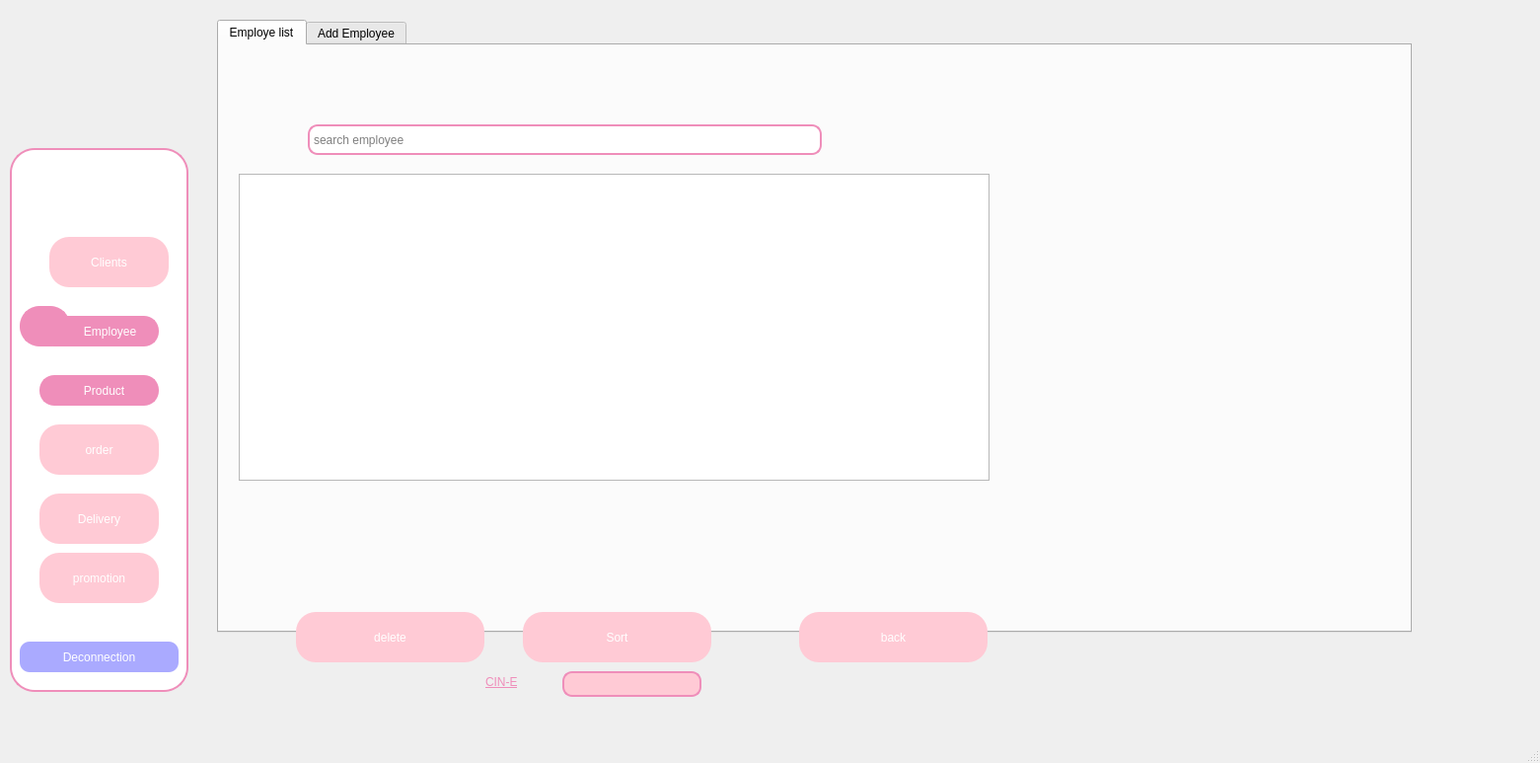
<?xml version="1.0" encoding="UTF-8"?>
<ui version="4.0">
 <class>pageemp</class>
 <widget class="QMainWindow" name="pageemp">
  <property name="geometry">
   <rect>
    <x>0</x>
    <y>0</y>
    <width>1561</width>
    <height>773</height>
   </rect>
  </property>
  <property name="windowTitle">
   <string>MainWindow</string>
  </property>
  <widget class="QWidget" name="centralwidget">
   <widget class="QFrame" name="frame">
    <property name="geometry">
     <rect>
      <x>10</x>
      <y>150</y>
      <width>181</width>
      <height>551</height>
     </rect>
    </property>
    <property name="styleSheet">
     <string notr="true">QFrame {
    background-color: white;
    width: 10px;
    border: 2px solid #EF8EBA;
    border-radius: 25px;
}</string>
    </property>
    <property name="frameShape">
     <enum>QFrame::NoFrame</enum>
    </property>
    <widget class="QLabel" name="label_2">
     <property name="geometry">
      <rect>
       <x>30</x>
       <y>170</y>
       <width>121</width>
       <height>31</height>
      </rect>
     </property>
     <property name="styleSheet">
      <string notr="true">QFrame {
	background-color: #EF8EBA;
    width: 10px;
    border: 2px solid #EF8EBA;
    border-radius: 15px;
}
QLabel{
	color: rgb(255, 255, 255);
}</string>
     </property>
     <property name="text">
      <string>            Employee</string>
     </property>
    </widget>
    <widget class="QLabel" name="label">
     <property name="geometry">
      <rect>
       <x>10</x>
       <y>160</y>
       <width>51</width>
       <height>41</height>
      </rect>
     </property>
     <property name="styleSheet">
      <string notr="true">QLabel{
border-color:  rgb(239, 142, 186);
border-radius:20px;
background-color: rgb(239, 142, 186);
}
</string>
     </property>
     <property name="text">
      <string/>
     </property>
     <property name="pixmap">
      <pixmap>../../Downloads/WhatsApp_Image_2024-11-10_à_18.51.31_1cb58230-removebg-preview.png</pixmap>
     </property>
     <property name="scaledContents">
      <bool>true</bool>
     </property>
    </widget>
    <widget class="QLabel" name="label_4">
     <property name="geometry">
      <rect>
       <x>30</x>
       <y>230</y>
       <width>121</width>
       <height>31</height>
      </rect>
     </property>
     <property name="styleSheet">
      <string notr="true">QFrame {
	background-color: #EF8EBA;
    width: 10px;
    border: 2px solid #EF8EBA;
    border-radius: 15px;
}
QLabel{
	color: rgb(255, 255, 255);
}</string>
     </property>
     <property name="text">
      <string>            Product</string>
     </property>
    </widget>
    <widget class="QLabel" name="label_5">
     <property name="geometry">
      <rect>
       <x>30</x>
       <y>290</y>
       <width>121</width>
       <height>31</height>
      </rect>
     </property>
     <property name="styleSheet">
      <string notr="true">QFrame {
	background-color: #EF8EBA;
    width: 10px;
    border: 2px solid #EF8EBA;
    border-radius: 15px;
}
QLabel{
	color: rgb(255, 255, 255);
}</string>
     </property>
     <property name="text">
      <string>            Orders</string>
     </property>
    </widget>
    <widget class="QLabel" name="label_7">
     <property name="geometry">
      <rect>
       <x>30</x>
       <y>420</y>
       <width>121</width>
       <height>31</height>
      </rect>
     </property>
     <property name="styleSheet">
      <string notr="true">QFrame {
	background-color: #EF8EBA;
    width: 10px;
    border: 2px solid #EF8EBA;
    border-radius: 15px;
}
QLabel{
	color: rgb(255, 255, 255);
}</string>
     </property>
     <property name="text">
      <string>            Promotion</string>
     </property>
    </widget>
    <widget class="QPushButton" name="pushButton_2">
     <property name="geometry">
      <rect>
       <x>10</x>
       <y>500</y>
       <width>161</width>
       <height>31</height>
      </rect>
     </property>
     <property name="styleSheet">
      <string notr="true">QPushButton {
	background-color: rgb(170, 170, 255);
    color: white; /* Texte blanc */
    border-radius:10px  ; /* Coins arrondis */
	border-color: rgb(239, 142, 186);
    padding: 8px;
}</string>
     </property>
     <property name="text">
      <string>Deconnection</string>
     </property>
    </widget>
    <widget class="QPushButton" name="client1">
     <property name="geometry">
      <rect>
       <x>40</x>
       <y>90</y>
       <width>121</width>
       <height>51</height>
      </rect>
     </property>
     <property name="styleSheet">
      <string notr="true">QPushButton {
	background-color: rgb(255, 202, 213);
    color: white; /* Texte blanc */
    border-radius:20px  ; /* Coins arrondis */
	border-color: rgb(239, 142, 186);
    padding: 8px;
}</string>
     </property>
     <property name="text">
      <string>Clients</string>
     </property>
    </widget>
    <widget class="QPushButton" name="livr">
     <property name="geometry">
      <rect>
       <x>30</x>
       <y>350</y>
       <width>121</width>
       <height>51</height>
      </rect>
     </property>
     <property name="styleSheet">
      <string notr="true">QPushButton {
	background-color: rgb(255, 202, 213);
    color: white; /* Texte blanc */
    border-radius:20px  ; /* Coins arrondis */
	border-color: rgb(239, 142, 186);
    padding: 8px;
}</string>
     </property>
     <property name="text">
      <string>Delivery</string>
     </property>
    </widget>
    <widget class="QPushButton" name="ord">
     <property name="geometry">
      <rect>
       <x>30</x>
       <y>280</y>
       <width>121</width>
       <height>51</height>
      </rect>
     </property>
     <property name="styleSheet">
      <string notr="true">QPushButton {
	background-color: rgb(255, 202, 213);
    color: white; /* Texte blanc */
    border-radius:20px  ; /* Coins arrondis */
	border-color: rgb(239, 142, 186);
    padding: 8px;
}</string>
     </property>
     <property name="text">
      <string>order</string>
     </property>
    </widget>
    <widget class="QPushButton" name="prom">
     <property name="geometry">
      <rect>
       <x>30</x>
       <y>410</y>
       <width>121</width>
       <height>51</height>
      </rect>
     </property>
     <property name="styleSheet">
      <string notr="true">QPushButton {
	background-color: rgb(255, 202, 213);
    color: white; /* Texte blanc */
    border-radius:20px  ; /* Coins arrondis */
	border-color: rgb(239, 142, 186);
    padding: 8px;
}</string>
     </property>
     <property name="text">
      <string>promotion</string>
     </property>
    </widget>
   </widget>
   <widget class="QTabWidget" name="tabWidget">
    <property name="geometry">
     <rect>
      <x>220</x>
      <y>20</y>
      <width>1211</width>
      <height>621</height>
     </rect>
    </property>
    <property name="currentIndex">
     <number>0</number>
    </property>
    <widget class="QWidget" name="tab">
     <attribute name="title">
      <string>Employe list</string>
     </attribute>
     <widget class="QTableView" name="tableView">
      <property name="geometry">
       <rect>
        <x>20</x>
        <y>130</y>
        <width>761</width>
        <height>311</height>
       </rect>
      </property>
      <property name="styleSheet">
       <string notr="true"/>
      </property>
     </widget>
     <widget class="QLineEdit" name="SEARCH">
      <property name="geometry">
       <rect>
        <x>90</x>
        <y>80</y>
        <width>521</width>
        <height>31</height>
       </rect>
      </property>
      <property name="styleSheet">
       <string notr="true">QLineEdit {
border: 2px solid #EF8EBA;
border-color: rgb(239, 142, 186);
    border-radius: 10px; /* Coins arrondis */
    padding: 2px;
	
	background-color: white;
}</string>
      </property>
      <property name="placeholderText">
       <string>search employee</string>
      </property>
     </widget>
    </widget>
    <widget class="QWidget" name="tab_2">
     <attribute name="title">
      <string>Add Employee</string>
     </attribute>
     <widget class="QFrame" name="frame_2">
      <property name="geometry">
       <rect>
        <x>40</x>
        <y>10</y>
        <width>591</width>
        <height>531</height>
       </rect>
      </property>
      <property name="styleSheet">
       <string notr="true">QFrame {
    background-color: white;
    width: 10px;
    border: 2px solid #EF8EBA;
    border-radius: 25px;
}</string>
      </property>
      <property name="frameShape">
       <enum>QFrame::NoFrame</enum>
      </property>
      <widget class="QLineEdit" name="lineEdit_2">
       <property name="geometry">
        <rect>
         <x>20</x>
         <y>50</y>
         <width>61</width>
         <height>20</height>
        </rect>
       </property>
       <property name="styleSheet">
        <string notr="true">QLineEdit{
	text-decoration: underline;
	color: #EF8EBA;
	font: 700 italic 10pt &quot;Segoe UI&quot;;
	;
}</string>
       </property>
       <property name="text">
        <string>CIN-E</string>
       </property>
       <property name="frame">
        <bool>false</bool>
       </property>
      </widget>
      <widget class="QLineEdit" name="lineEdit_3">
       <property name="geometry">
        <rect>
         <x>20</x>
         <y>90</y>
         <width>81</width>
         <height>20</height>
        </rect>
       </property>
       <property name="styleSheet">
        <string notr="true">QLineEdit{
	text-decoration: underline;
	color:#EF8EBA;
	font: 700 italic 10pt &quot;Segoe UI&quot;;
	;
}</string>
       </property>
       <property name="text">
        <string>Nom-E</string>
       </property>
       <property name="frame">
        <bool>false</bool>
       </property>
      </widget>
      <widget class="QLineEdit" name="lineEdit_4">
       <property name="geometry">
        <rect>
         <x>20</x>
         <y>130</y>
         <width>81</width>
         <height>20</height>
        </rect>
       </property>
       <property name="styleSheet">
        <string notr="true">QLineEdit{
	text-decoration: underline;
	color:#EF8EBA;
	font: 700 italic 10pt &quot;Segoe UI&quot;;
	;
}</string>
       </property>
       <property name="text">
        <string>Prenom-E</string>
       </property>
       <property name="frame">
        <bool>false</bool>
       </property>
      </widget>
      <widget class="QLineEdit" name="lineEdit_5">
       <property name="geometry">
        <rect>
         <x>20</x>
         <y>170</y>
         <width>71</width>
         <height>20</height>
        </rect>
       </property>
       <property name="styleSheet">
        <string notr="true">QLineEdit{
	text-decoration: underline;
	color:#EF8EBA;
	font: 700 italic 10pt &quot;Segoe UI&quot;;
	;
}</string>
       </property>
       <property name="text">
        <string>Mail-E</string>
       </property>
       <property name="frame">
        <bool>false</bool>
       </property>
      </widget>
      <widget class="QLineEdit" name="lineEdit_6">
       <property name="geometry">
        <rect>
         <x>10</x>
         <y>210</y>
         <width>121</width>
         <height>20</height>
        </rect>
       </property>
       <property name="styleSheet">
        <string notr="true">QLineEdit{
	text-decoration: underline;
	color: #EF8EBA;
	font: 700 italic 10pt &quot;Segoe UI&quot;;
	;
}</string>
       </property>
       <property name="text">
        <string>  Numero-Tel-E</string>
       </property>
       <property name="frame">
        <bool>false</bool>
       </property>
      </widget>
      <widget class="QLineEdit" name="lineEdit_7">
       <property name="geometry">
        <rect>
         <x>20</x>
         <y>250</y>
         <width>131</width>
         <height>20</height>
        </rect>
       </property>
       <property name="styleSheet">
        <string notr="true">QLineEdit{
	text-decoration: underline;
	color: #EF8EBA;
	font: 700 italic 10pt &quot;Segoe UI&quot;;
	;
}</string>
       </property>
       <property name="text">
        <string>Adresse-E</string>
       </property>
       <property name="frame">
        <bool>false</bool>
       </property>
      </widget>
      <widget class="QLineEdit" name="lineEdit_8">
       <property name="geometry">
        <rect>
         <x>140</x>
         <y>50</y>
         <width>231</width>
         <height>26</height>
        </rect>
       </property>
       <property name="styleSheet">
        <string notr="true">QLineEdit {
	background-color: rgb(255, 202, 213);
    border: 2px solid #EF8EBA; /* Bordure rose */
    border-radius: 10px; /* Coins arrondis */
    padding: 2px;
}</string>
       </property>
      </widget>
      <widget class="QLineEdit" name="lineEdit_9">
       <property name="geometry">
        <rect>
         <x>140</x>
         <y>90</y>
         <width>231</width>
         <height>26</height>
        </rect>
       </property>
       <property name="styleSheet">
        <string notr="true">QLineEdit {
	background-color: rgb(255, 202, 213);
    border: 2px solid #EF8EBA; /* Bordure rose */
    border-radius: 10px; /* Coins arrondis */
    padding: 2px;
}</string>
       </property>
      </widget>
      <widget class="QLineEdit" name="lineEdit_10">
       <property name="geometry">
        <rect>
         <x>140</x>
         <y>130</y>
         <width>231</width>
         <height>26</height>
        </rect>
       </property>
       <property name="styleSheet">
        <string notr="true">QLineEdit {
	background-color: rgb(255, 202, 213);
    border: 2px solid #EF8EBA; /* Bordure rose */
    border-radius: 10px; /* Coins arrondis */
    padding: 2px;
}</string>
       </property>
      </widget>
      <widget class="QLineEdit" name="lineEdit_11">
       <property name="geometry">
        <rect>
         <x>140</x>
         <y>170</y>
         <width>231</width>
         <height>26</height>
        </rect>
       </property>
       <property name="styleSheet">
        <string notr="true">QLineEdit {
	background-color: rgb(255, 202, 213);
    border: 2px solid #EF8EBA; /* Bordure rose */
    border-radius: 10px; /* Coins arrondis */
    padding: 2px;
}</string>
       </property>
      </widget>
      <widget class="QLineEdit" name="lineEdit_12">
       <property name="geometry">
        <rect>
         <x>140</x>
         <y>210</y>
         <width>231</width>
         <height>26</height>
        </rect>
       </property>
       <property name="styleSheet">
        <string notr="true">QLineEdit {
	background-color: rgb(255, 202, 213);
    border: 2px solid #EF8EBA; /* Bordure rose */
    border-radius: 10px; /* Coins arrondis */
    padding: 2px;
}</string>
       </property>
      </widget>
      <widget class="QLineEdit" name="lineEdit_13">
       <property name="geometry">
        <rect>
         <x>140</x>
         <y>250</y>
         <width>231</width>
         <height>26</height>
        </rect>
       </property>
       <property name="styleSheet">
        <string notr="true">QLineEdit {
	background-color: rgb(255, 202, 213);
    border: 2px solid #EF8EBA; /* Bordure rose */
    border-radius: 10px; /* Coins arrondis */
    padding: 2px;
}</string>
       </property>
      </widget>
      <widget class="QLineEdit" name="lineEdit_14">
       <property name="geometry">
        <rect>
         <x>200</x>
         <y>10</y>
         <width>141</width>
         <height>31</height>
        </rect>
       </property>
       <property name="styleSheet">
        <string notr="true">QLineEdit{
	text-decoration: underline;
	color: #EF8EBA;
	font: 700 italic 15pt &quot;Segoe UI&quot;;
	;
}</string>
       </property>
       <property name="text">
        <string>   EMPLOYEES</string>
       </property>
       <property name="frame">
        <bool>false</bool>
       </property>
      </widget>
      <widget class="QLineEdit" name="lineEdit_15">
       <property name="geometry">
        <rect>
         <x>20</x>
         <y>290</y>
         <width>131</width>
         <height>20</height>
        </rect>
       </property>
       <property name="styleSheet">
        <string notr="true">QLineEdit{
	text-decoration: underline;
	color: #EF8EBA;
	font: 700 italic 10pt &quot;Segoe UI&quot;;
	;
}</string>
       </property>
       <property name="text">
        <string>Sexe</string>
       </property>
       <property name="frame">
        <bool>false</bool>
       </property>
      </widget>
      <widget class="QLineEdit" name="lineEdit_17">
       <property name="geometry">
        <rect>
         <x>140</x>
         <y>330</y>
         <width>231</width>
         <height>26</height>
        </rect>
       </property>
       <property name="styleSheet">
        <string notr="true">QLineEdit {
	background-color: rgb(255, 202, 213);
    border: 2px solid #EF8EBA; /* Bordure rose */
    border-radius: 10px; /* Coins arrondis */
    padding: 2px;
}</string>
       </property>
      </widget>
      <widget class="QLineEdit" name="lineEdit_18">
       <property name="geometry">
        <rect>
         <x>20</x>
         <y>330</y>
         <width>101</width>
         <height>20</height>
        </rect>
       </property>
       <property name="styleSheet">
        <string notr="true">QLineEdit{
	text-decoration: underline;
	color: #EF8EBA;
	font: 700 italic 10pt &quot;Segoe UI&quot;;
	;
}</string>
       </property>
       <property name="text">
        <string>Salaire</string>
       </property>
       <property name="frame">
        <bool>false</bool>
       </property>
      </widget>
      <widget class="QLineEdit" name="lineEdit_19">
       <property name="geometry">
        <rect>
         <x>20</x>
         <y>370</y>
         <width>101</width>
         <height>20</height>
        </rect>
       </property>
       <property name="styleSheet">
        <string notr="true">QLineEdit{
	text-decoration: underline;
	color: #EF8EBA;
	font: 700 italic 10pt &quot;Segoe UI&quot;;
	;
}</string>
       </property>
       <property name="text">
        <string>Role</string>
       </property>
       <property name="frame">
        <bool>false</bool>
       </property>
      </widget>
      <widget class="QPushButton" name="pushButton_5">
       <property name="geometry">
        <rect>
         <x>420</x>
         <y>150</y>
         <width>131</width>
         <height>51</height>
        </rect>
       </property>
       <property name="styleSheet">
        <string notr="true">QPushButton {
	background-color: rgb(255, 202, 213);
    color: white; /* Texte blanc */
    border-radius:20px  ; /* Coins arrondis */
	border-color: rgb(239, 142, 186);
    padding: 8px;
}</string>
       </property>
       <property name="text">
        <string>Add</string>
       </property>
      </widget>
      <widget class="QPushButton" name="pushButton_6">
       <property name="geometry">
        <rect>
         <x>420</x>
         <y>220</y>
         <width>131</width>
         <height>51</height>
        </rect>
       </property>
       <property name="styleSheet">
        <string notr="true">QPushButton {
	background-color: rgb(255, 202, 213);
    color: white; /* Texte blanc */
    border-radius:20px  ; /* Coins arrondis */
	border-color: rgb(239, 142, 186);
    padding: 8px;
}</string>
       </property>
       <property name="text">
        <string>Update</string>
       </property>
      </widget>
      <widget class="QComboBox" name="comboBox">
       <property name="geometry">
        <rect>
         <x>140</x>
         <y>290</y>
         <width>231</width>
         <height>26</height>
        </rect>
       </property>
       <property name="styleSheet">
        <string notr="true">background-color: rgb(255, 202, 213);
    border: 2px solid #EF8EBA; /* Bordure rose */
    border-radius: 10px; /* Coins arrondis */
    padding: 2px;</string>
       </property>
       <item>
        <property name="text">
         <string>Female</string>
        </property>
       </item>
       <item>
        <property name="text">
         <string>Male</string>
        </property>
       </item>
      </widget>
      <widget class="QComboBox" name="comboBox_2">
       <property name="geometry">
        <rect>
         <x>140</x>
         <y>370</y>
         <width>231</width>
         <height>26</height>
        </rect>
       </property>
       <property name="styleSheet">
        <string notr="true">background-color: rgb(255, 202, 213);
    border: 2px solid #EF8EBA; /* Bordure rose */
    border-radius: 10px; /* Coins arrondis */
    padding: 2px;</string>
       </property>
       <item>
        <property name="text">
         <string>Directeur</string>
        </property>
       </item>
       <item>
        <property name="text">
         <string>Sous Directeur</string>
        </property>
       </item>
       <item>
        <property name="text">
         <string>Designer</string>
        </property>
       </item>
       <item>
        <property name="text">
         <string>Secretaire</string>
        </property>
       </item>
       <item>
        <property name="text">
         <string>Fournisseur</string>
        </property>
       </item>
       <item>
        <property name="text">
         <string>Livreur</string>
        </property>
       </item>
       <item>
        <property name="text">
         <string>Conseiller</string>
        </property>
       </item>
      </widget>
      <widget class="QLineEdit" name="lineEdit_23">
       <property name="geometry">
        <rect>
         <x>10</x>
         <y>410</y>
         <width>111</width>
         <height>20</height>
        </rect>
       </property>
       <property name="styleSheet">
        <string notr="true">QLineEdit{
	text-decoration: underline;
	color: #EF8EBA;
	font: 700 italic 10pt &quot;Segoe UI&quot;;
	;
}</string>
       </property>
       <property name="text">
        <string>Mot de passe</string>
       </property>
       <property name="frame">
        <bool>false</bool>
       </property>
      </widget>
      <widget class="QLineEdit" name="mdp">
       <property name="geometry">
        <rect>
         <x>140</x>
         <y>410</y>
         <width>231</width>
         <height>26</height>
        </rect>
       </property>
       <property name="styleSheet">
        <string notr="true">QLineEdit {
	background-color: rgb(255, 202, 213);
    border: 2px solid #EF8EBA; /* Bordure rose */
    border-radius: 10px; /* Coins arrondis */
    padding: 2px;
}</string>
       </property>
      </widget>
      <widget class="QLineEdit" name="idk">
       <property name="geometry">
        <rect>
         <x>20</x>
         <y>450</y>
         <width>101</width>
         <height>20</height>
        </rect>
       </property>
       <property name="styleSheet">
        <string notr="true">QLineEdit{
	text-decoration: underline;
	color: #EF8EBA;
	font: 700 italic 10pt &quot;Segoe UI&quot;;
	;
}</string>
       </property>
       <property name="text">
        <string>Question</string>
       </property>
       <property name="frame">
        <bool>false</bool>
       </property>
      </widget>
      <widget class="QLineEdit" name="lineEdit_47">
       <property name="geometry">
        <rect>
         <x>20</x>
         <y>490</y>
         <width>71</width>
         <height>20</height>
        </rect>
       </property>
       <property name="styleSheet">
        <string notr="true">QLineEdit{
	text-decoration: underline;
	color: #EF8EBA;
	font: 700 italic 10pt &quot;Segoe UI&quot;;
	;
}</string>
       </property>
       <property name="text">
        <string>Reponse</string>
       </property>
       <property name="frame">
        <bool>false</bool>
       </property>
      </widget>
      <widget class="QLineEdit" name="reponse">
       <property name="geometry">
        <rect>
         <x>140</x>
         <y>490</y>
         <width>231</width>
         <height>26</height>
        </rect>
       </property>
       <property name="styleSheet">
        <string notr="true">QLineEdit {
	background-color: rgb(255, 202, 213);
    border: 2px solid #EF8EBA; /* Bordure rose */
    border-radius: 10px; /* Coins arrondis */
    padding: 2px;
}</string>
       </property>
       <property name="text">
        <string/>
       </property>
      </widget>
      <widget class="QComboBox" name="rolebox_3">
       <property name="geometry">
        <rect>
         <x>130</x>
         <y>450</y>
         <width>261</width>
         <height>31</height>
        </rect>
       </property>
       <property name="styleSheet">
        <string notr="true">background-color: rgb(255, 202, 213);
    border: 2px solid #EF8EBA; /* Bordure rose */
    border-radius: 10px; /* Coins arrondis */
    padding: 2px;</string>
       </property>
       <item>
        <property name="text">
         <string>Quelle est votre date de naissance ?</string>
        </property>
       </item>
       <item>
        <property name="text">
         <string>Quel est le titre de votre certification professionnelle la plus récente ?</string>
        </property>
       </item>
       <item>
        <property name="text">
         <string>Quel est le nom de votre superviseur professionnel dans notre entreprise ?</string>
        </property>
       </item>
       <item>
        <property name="text">
         <string>Quelle est la date à laquelle vous avez rejoint notre entreprise ?</string>
        </property>
       </item>
       <item>
        <property name="text">
         <string>Quelle est la spécialisation de votre premier diplôme ?</string>
        </property>
       </item>
      </widget>
     </widget>
     <widget class="QFrame" name="frame_3">
      <property name="geometry">
       <rect>
        <x>650</x>
        <y>140</y>
        <width>161</width>
        <height>441</height>
       </rect>
      </property>
      <property name="styleSheet">
       <string notr="true">QFrame {
    background-color: white;
    width: 10px;
    border: 2px solid #EF8EBA;
    border-radius: 25px;
}</string>
      </property>
      <property name="frameShape">
       <enum>QFrame::NoFrame</enum>
      </property>
      <widget class="QLineEdit" name="lineEdit_21">
       <property name="geometry">
        <rect>
         <x>10</x>
         <y>80</y>
         <width>141</width>
         <height>20</height>
        </rect>
       </property>
       <property name="styleSheet">
        <string notr="true">QLineEdit{
	text-decoration: underline;
	color: #EF8EBA;
	font: 700 italic 10pt &quot;Segoe UI&quot;;
	;
}</string>
       </property>
       <property name="text">
        <string>Point De Fidelite</string>
       </property>
       <property name="frame">
        <bool>false</bool>
       </property>
      </widget>
      <widget class="QLabel" name="label_16">
       <property name="geometry">
        <rect>
         <x>50</x>
         <y>20</y>
         <width>61</width>
         <height>51</height>
        </rect>
       </property>
       <property name="styleSheet">
        <string notr="true">border-color: rgb(255, 255, 255);</string>
       </property>
       <property name="text">
        <string/>
       </property>
       <property name="pixmap">
        <pixmap>../../OneDrive/Bureau/icon employee/A P P  I C O N 💕 _.jpeg</pixmap>
       </property>
       <property name="scaledContents">
        <bool>true</bool>
       </property>
      </widget>
      <widget class="QLineEdit" name="lineEdit_22">
       <property name="geometry">
        <rect>
         <x>30</x>
         <y>110</y>
         <width>101</width>
         <height>26</height>
        </rect>
       </property>
       <property name="styleSheet">
        <string notr="true">QLineEdit {
	background-color: rgb(255, 202, 213);
    border: 2px solid #EF8EBA; /* Bordure rose */
    border-radius: 10px; /* Coins arrondis */
    padding: 2px;
}</string>
       </property>
      </widget>
      <widget class="QLabel" name="label_17">
       <property name="geometry">
        <rect>
         <x>10</x>
         <y>200</y>
         <width>61</width>
         <height>61</height>
        </rect>
       </property>
       <property name="styleSheet">
        <string notr="true">background-color: rgb(255, 255, 255);
border-color: rgb(255, 255, 255);</string>
       </property>
       <property name="text">
        <string/>
       </property>
       <property name="pixmap">
        <pixmap>../../OneDrive/Bureau/icon employee/liist or task.png</pixmap>
       </property>
       <property name="scaledContents">
        <bool>true</bool>
       </property>
      </widget>
      <widget class="QPushButton" name="pushButton_3">
       <property name="geometry">
        <rect>
         <x>60</x>
         <y>220</y>
         <width>81</width>
         <height>31</height>
        </rect>
       </property>
       <property name="styleSheet">
        <string notr="true">QPushButton {
	background-color: rgb(255, 202, 213);
    color: white; /* Texte blanc */
    border-radius:10px  ; /* Coins arrondis */
	border-color: rgb(239, 142, 186);
    padding: 8px;
}</string>
       </property>
       <property name="text">
        <string>Tache-E</string>
       </property>
      </widget>
      <widget class="QLabel" name="label_18">
       <property name="geometry">
        <rect>
         <x>10</x>
         <y>280</y>
         <width>61</width>
         <height>61</height>
        </rect>
       </property>
       <property name="styleSheet">
        <string notr="true">background-color: rgb(255, 255, 255);
border-color: rgb(255, 255, 255);</string>
       </property>
       <property name="text">
        <string/>
       </property>
       <property name="pixmap">
        <pixmap>../../OneDrive/Bureau/icon employee/Capture d’écran 2024-10-20 152058.png</pixmap>
       </property>
       <property name="scaledContents">
        <bool>true</bool>
       </property>
      </widget>
      <widget class="QPushButton" name="pushButton_4">
       <property name="geometry">
        <rect>
         <x>60</x>
         <y>300</y>
         <width>81</width>
         <height>31</height>
        </rect>
       </property>
       <property name="styleSheet">
        <string notr="true">QPushButton {
	background-color: rgb(255, 202, 213);
    color: white; /* Texte blanc */
    border-radius:10px  ; /* Coins arrondis */
	border-color: rgb(239, 142, 186);
    padding: 8px;
}</string>
       </property>
       <property name="text">
        <string>ChatMe!</string>
       </property>
      </widget>
      <widget class="QFrame" name="frame_4">
       <property name="geometry">
        <rect>
         <x>160</x>
         <y>120</y>
         <width>161</width>
         <height>421</height>
        </rect>
       </property>
       <property name="styleSheet">
        <string notr="true">QFrame {
    background-color: white;
    width: 10px;
    border: 2px solid #EF8EBA;
    border-radius: 25px;
}</string>
       </property>
       <property name="frameShape">
        <enum>QFrame::NoFrame</enum>
       </property>
       <widget class="QLineEdit" name="lineEdit_42">
        <property name="geometry">
         <rect>
          <x>40</x>
          <y>80</y>
          <width>111</width>
          <height>20</height>
         </rect>
        </property>
        <property name="styleSheet">
         <string notr="true">QLineEdit{
	text-decoration: underline;
	color: #EF8EBA;
	font: 700 italic 10pt &quot;Segoe UI&quot;;
	;
}</string>
        </property>
        <property name="text">
         <string>Point De Fidelite</string>
        </property>
        <property name="frame">
         <bool>false</bool>
        </property>
       </widget>
       <widget class="QLabel" name="label_27">
        <property name="geometry">
         <rect>
          <x>50</x>
          <y>20</y>
          <width>61</width>
          <height>51</height>
         </rect>
        </property>
        <property name="styleSheet">
         <string notr="true">border-color: rgb(255, 255, 255);</string>
        </property>
        <property name="text">
         <string/>
        </property>
        <property name="pixmap">
         <pixmap>../../OneDrive/Bureau/icon employee/A P P  I C O N 💕 _.jpeg</pixmap>
        </property>
        <property name="scaledContents">
         <bool>true</bool>
        </property>
       </widget>
       <widget class="QLineEdit" name="lineEdit_43">
        <property name="geometry">
         <rect>
          <x>40</x>
          <y>100</y>
          <width>101</width>
          <height>26</height>
         </rect>
        </property>
        <property name="styleSheet">
         <string notr="true">QLineEdit {
	background-color: rgb(255, 202, 213);
    border: 2px solid #EF8EBA; /* Bordure rose */
    border-radius: 10px; /* Coins arrondis */
    padding: 2px;
}</string>
        </property>
       </widget>
       <widget class="QLabel" name="label_28">
        <property name="geometry">
         <rect>
          <x>10</x>
          <y>140</y>
          <width>61</width>
          <height>61</height>
         </rect>
        </property>
        <property name="styleSheet">
         <string notr="true">background-color: rgb(255, 255, 255);
border-color: rgb(255, 255, 255);</string>
        </property>
        <property name="text">
         <string/>
        </property>
        <property name="pixmap">
         <pixmap>../../OneDrive/Bureau/icon employee/liist or task.png</pixmap>
        </property>
        <property name="scaledContents">
         <bool>true</bool>
        </property>
       </widget>
       <widget class="QPushButton" name="pushButton_10">
        <property name="geometry">
         <rect>
          <x>70</x>
          <y>160</y>
          <width>81</width>
          <height>31</height>
         </rect>
        </property>
        <property name="styleSheet">
         <string notr="true">QPushButton {
	background-color: rgb(255, 202, 213);
    color: white; /* Texte blanc */
    border-radius:10px  ; /* Coins arrondis */
	border-color: rgb(239, 142, 186);
    padding: 8px;
}</string>
        </property>
        <property name="text">
         <string>Tache-E</string>
        </property>
       </widget>
       <widget class="QLabel" name="label_29">
        <property name="geometry">
         <rect>
          <x>10</x>
          <y>210</y>
          <width>61</width>
          <height>61</height>
         </rect>
        </property>
        <property name="styleSheet">
         <string notr="true">background-color: rgb(255, 255, 255);
border-color: rgb(255, 255, 255);</string>
        </property>
        <property name="text">
         <string/>
        </property>
        <property name="pixmap">
         <pixmap>../../OneDrive/Bureau/icon employee/Capture d’écran 2024-10-20 152058.png</pixmap>
        </property>
        <property name="scaledContents">
         <bool>true</bool>
        </property>
       </widget>
       <widget class="QPushButton" name="pushButton_11">
        <property name="geometry">
         <rect>
          <x>70</x>
          <y>230</y>
          <width>81</width>
          <height>31</height>
         </rect>
        </property>
        <property name="styleSheet">
         <string notr="true">QPushButton {
	background-color: rgb(255, 202, 213);
    color: white; /* Texte blanc */
    border-radius:10px  ; /* Coins arrondis */
	border-color: rgb(239, 142, 186);
    padding: 8px;
}</string>
        </property>
        <property name="text">
         <string>ChatMe!</string>
        </property>
       </widget>
      </widget>
     </widget>
     <widget class="QPushButton" name="pdf">
      <property name="geometry">
       <rect>
        <x>690</x>
        <y>70</y>
        <width>75</width>
        <height>23</height>
       </rect>
      </property>
      <property name="text">
       <string>PDF</string>
      </property>
     </widget>
    </widget>
   </widget>
   <widget class="QPushButton" name="pushButton_9">
    <property name="geometry">
     <rect>
      <x>810</x>
      <y>620</y>
      <width>191</width>
      <height>51</height>
     </rect>
    </property>
    <property name="styleSheet">
     <string notr="true">QPushButton {
	background-color: rgb(255, 202, 213);
    color: white; /* Texte blanc */
    border-radius:20px  ; /* Coins arrondis */
	border-color: rgb(239, 142, 186);
    padding: 8px;
}</string>
    </property>
    <property name="text">
     <string>back</string>
    </property>
   </widget>
   <widget class="QLineEdit" name="lineEdit_20">
    <property name="geometry">
     <rect>
      <x>490</x>
      <y>680</y>
      <width>61</width>
      <height>21</height>
     </rect>
    </property>
    <property name="styleSheet">
     <string notr="true">QLineEdit{
	background-color: transparent;
	text-decoration: underline;
	color: #EF8EBA;
	font: 700 italic 10pt &quot;Segoe UI&quot;;
	;
}</string>
    </property>
    <property name="text">
     <string>CIN-E</string>
    </property>
    <property name="frame">
     <bool>false</bool>
    </property>
   </widget>
   <widget class="QPushButton" name="pushButton_12">
    <property name="geometry">
     <rect>
      <x>300</x>
      <y>620</y>
      <width>191</width>
      <height>51</height>
     </rect>
    </property>
    <property name="styleSheet">
     <string notr="true">QPushButton {
	background-color: rgb(255, 202, 213);
    color: white; /* Texte blanc */
    border-radius:20px  ; /* Coins arrondis */
	border-color: rgb(239, 142, 186);
    padding: 8px;
}</string>
    </property>
    <property name="text">
     <string>delete</string>
    </property>
   </widget>
   <widget class="QPushButton" name="pushButton_17">
    <property name="geometry">
     <rect>
      <x>530</x>
      <y>620</y>
      <width>191</width>
      <height>51</height>
     </rect>
    </property>
    <property name="styleSheet">
     <string notr="true">QPushButton {
	background-color: rgb(255, 202, 213);
    color: white; /* Texte blanc */
    border-radius:20px  ; /* Coins arrondis */
	border-color: rgb(239, 142, 186);
    padding: 8px;
}</string>
    </property>
    <property name="text">
     <string>Sort</string>
    </property>
   </widget>
   <widget class="QLineEdit" name="lineEdit_16">
    <property name="geometry">
     <rect>
      <x>570</x>
      <y>680</y>
      <width>141</width>
      <height>26</height>
     </rect>
    </property>
    <property name="styleSheet">
     <string notr="true">QLineEdit {
	background-color: rgb(255, 202, 213);
    border: 2px solid #EF8EBA; /* Bordure rose */
    border-radius: 10px; /* Coins arrondis */
    padding: 2px;
}</string>
    </property>
   </widget>
  </widget>
  <widget class="QMenuBar" name="menubar">
   <property name="geometry">
    <rect>
     <x>0</x>
     <y>0</y>
     <width>1561</width>
     <height>26</height>
    </rect>
   </property>
  </widget>
  <widget class="QStatusBar" name="statusbar"/>
 </widget>
 <resources/>
 <connections/>
</ui>
